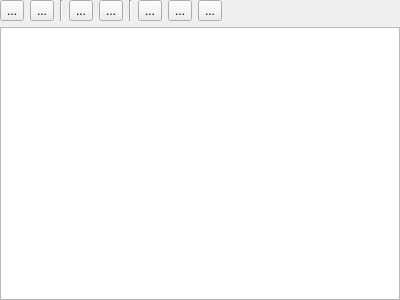
<?xml version="1.0" encoding="UTF-8"?>
<ui version="4.0">
 <class>AccountTreeWidget</class>
 <widget class="QWidget" name="AccountTreeWidget">
  <property name="geometry">
   <rect>
    <x>0</x>
    <y>0</y>
    <width>400</width>
    <height>300</height>
   </rect>
  </property>
  <property name="windowTitle">
   <string>Form</string>
  </property>
  <property name="locale">
   <locale language="English" country="UnitedKingdom"/>
  </property>
  <layout class="QVBoxLayout" name="verticalLayout">
   <property name="spacing">
    <number>6</number>
   </property>
   <property name="leftMargin">
    <number>0</number>
   </property>
   <property name="topMargin">
    <number>0</number>
   </property>
   <property name="rightMargin">
    <number>0</number>
   </property>
   <property name="bottomMargin">
    <number>0</number>
   </property>
   <item>
    <layout class="QHBoxLayout" name="controlsHorizontalLayout">
     <item>
      <widget class="QToolButton" name="expandAllToolButton">
       <property name="text">
        <string>...</string>
       </property>
      </widget>
     </item>
     <item>
      <widget class="QToolButton" name="collapseAllToolButton">
       <property name="text">
        <string>...</string>
       </property>
      </widget>
     </item>
     <item>
      <widget class="Line" name="verticalLine_1">
       <property name="orientation">
        <enum>Qt::Vertical</enum>
       </property>
      </widget>
     </item>
     <item>
      <widget class="QToolButton" name="showAllToolButton">
       <property name="text">
        <string>...</string>
       </property>
      </widget>
     </item>
     <item>
      <widget class="QToolButton" name="hideAllToolButton">
       <property name="text">
        <string>...</string>
       </property>
      </widget>
     </item>
     <item>
      <widget class="Line" name="verticalLine_2">
       <property name="orientation">
        <enum>Qt::Vertical</enum>
       </property>
      </widget>
     </item>
     <item>
      <widget class="QToolButton" name="addAccountGroupToolButton">
       <property name="text">
        <string>...</string>
       </property>
      </widget>
     </item>
     <item>
      <widget class="QToolButton" name="addCashAccountToolButton">
       <property name="text">
        <string>...</string>
       </property>
      </widget>
     </item>
     <item>
      <widget class="QToolButton" name="addSecurityAccountToolButton">
       <property name="text">
        <string>...</string>
       </property>
      </widget>
     </item>
     <item>
      <spacer name="horizontalSpacer">
       <property name="orientation">
        <enum>Qt::Horizontal</enum>
       </property>
       <property name="sizeHint" stdset="0">
        <size>
         <width>40</width>
         <height>20</height>
        </size>
       </property>
      </spacer>
     </item>
    </layout>
   </item>
   <item>
    <widget class="QTreeView" name="treeView">
     <property name="sizePolicy">
      <sizepolicy hsizetype="MinimumExpanding" vsizetype="Expanding">
       <horstretch>0</horstretch>
       <verstretch>0</verstretch>
      </sizepolicy>
     </property>
     <property name="statusTip">
      <string>Account Tree: right-click to open the context menu</string>
     </property>
     <property name="sizeAdjustPolicy">
      <enum>QAbstractScrollArea::AdjustToContents</enum>
     </property>
     <attribute name="headerMinimumSectionSize">
      <number>20</number>
     </attribute>
     <attribute name="headerHighlightSections">
      <bool>true</bool>
     </attribute>
     <attribute name="headerStretchLastSection">
      <bool>false</bool>
     </attribute>
    </widget>
   </item>
  </layout>
  <action name="actionAdd_Account_Group">
   <property name="text">
    <string>Add Account Group</string>
   </property>
  </action>
  <action name="actionAdd_Security_Account">
   <property name="text">
    <string>Add Security Account</string>
   </property>
  </action>
  <action name="actionAdd_Cash_Account">
   <property name="text">
    <string>Add Cash Account</string>
   </property>
  </action>
  <action name="actionEdit">
   <property name="text">
    <string>Edit</string>
   </property>
  </action>
  <action name="actionDelete">
   <property name="text">
    <string>Delete</string>
   </property>
  </action>
  <action name="actionExpand_All">
   <property name="text">
    <string>Expand All</string>
   </property>
  </action>
  <action name="actionCollapse_All">
   <property name="text">
    <string>Collapse All</string>
   </property>
  </action>
  <action name="actionExpand_All_Below">
   <property name="text">
    <string>Expand All Below</string>
   </property>
  </action>
  <action name="actionShow_All">
   <property name="text">
    <string>Show All</string>
   </property>
  </action>
  <action name="actionHide_All">
   <property name="text">
    <string>Hide All</string>
   </property>
  </action>
  <action name="actionShow_Selection_Only">
   <property name="text">
    <string>Show Selection Only</string>
   </property>
  </action>
 </widget>
 <resources/>
 <connections/>
</ui>
